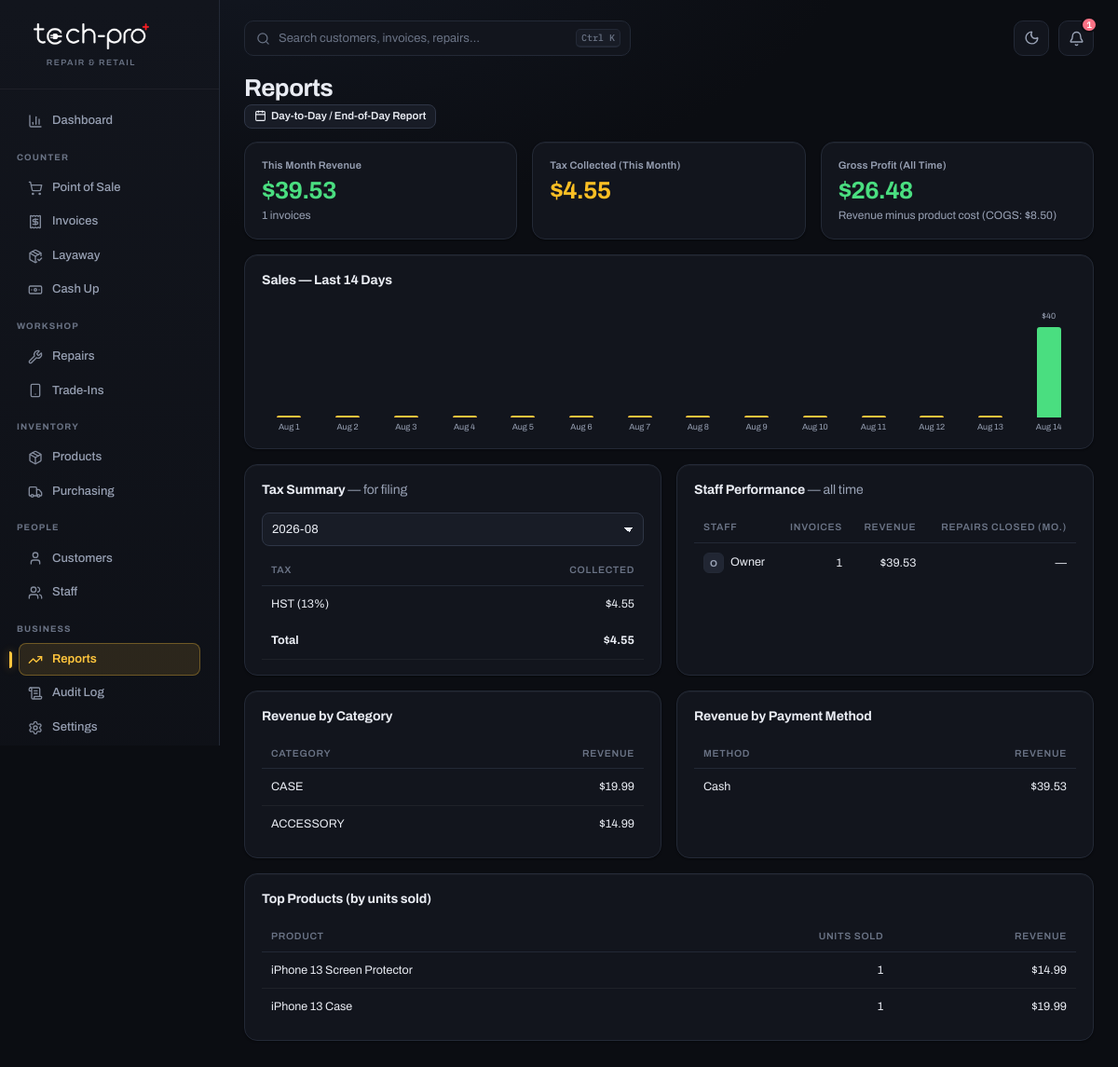
/reports (signed in), run on the app's committed database.
### app/models.py (models this page shows)
class Staff(Base):
    __tablename__ = "staff"
    id = Column(String, primary_key=True, default=gen_id)
    name = Column(String, nullable=False)
    role = Column(String, nullable=False, default="cashier")  # owner | manager | cashier | technician
    pin_hash = Column(String, nullable=False)
    active = Column(Boolean, default=True)

class Product(Base):
    __tablename__ = "products"
    id = Column(String, primary_key=True, default=gen_id)
    sku = Column(String, unique=True, index=True)
    name = Column(String, nullable=False)
    category = Column(String, default="")
    subcategory = Column(String, default="")  # case manufacturer/"Brand" in the UI (OtterBox, UAG, Generic...) — NOT the phone's brand, see phone_brand below
    variant_group = Column(String, default="")  # e.g. "Clear Silicone Case" — groups model/color variants together for browsing, without changing how stock is tracked per-SKU
    phone_brand = Column(String, default="")  # the PHONE's brand this variant fits — Apple, Samsung, Google, Motorola... (distinct from subcategory, which is the case's own brand)
    phone_model = Column(String, default="")  # e.g. "iPhone 15 Pro Max"
    color = Column(String, default="")
    price = Column(Float, default=0)
    cost = Column(Float, default=0)
    stock = Column(Integer, default=0)
    reorder_threshold = Column(Integer, default=5)  # flag for reorder when stock <= this
    reorder_qty = Column(Integer, default=10)        # suggested quantity to reorder

class Invoice(Base):
    __tablename__ = "invoices"
    id = Column(String, primary_key=True, default=gen_id)
    number = Column(String, unique=True)
    customer_id = Column(String, ForeignKey("customers.id"), nullable=True)
    staff_id = Column(String, ForeignKey("staff.id"), nullable=True)
    repair_id = Column(String, ForeignKey("repairs.id"), nullable=True)
    payment_method = Column(String, default="Cash")
    cash_amount = Column(Float, default=0)     # portion of `total` actually put in the cash drawer
    card_amount = Column(Float, default=0)     # portion of `total` actually run through the card terminal
    card_reference = Column(String, default="")  # approval/reference code from the terminal receipt, staff-entered
    subtotal = Column(Float, default=0)
    discount = Column(Float, default=0)
    loyalty_pts_used = Column(Integer, default=0)
    store_credit_used = Column(Float, default=0)
    tendered = Column(Float, default=0)
    change_given = Column(Float, default=0)
    tax_breakdown = Column(Text, default="")  # JSON string of [{label, amount}]
    tax_total = Column(Float, default=0)
    total = Column(Float, default=0)
    refunded = Column(Boolean, default=False)
    date = Column(DateTime, default=datetime.utcnow)
    customer = relationship("Customer")
    staff = relationship("Staff")
    repair = relationship("Repair")
    lines = relationship("InvoiceLine", back_populates="invoice", cascade="all, delete-orphan")

class InvoiceLine(Base):
    __tablename__ = "invoice_lines"
    id = Column(String, primary_key=True, default=gen_id)
    invoice_id = Column(String, ForeignKey("invoices.id"))
    product_id = Column(String, nullable=True)
    name = Column(String)
    sku = Column(String, default="")
    qty = Column(Integer, default=1)
    price = Column(Float, default=0)
    imei = Column(String, default="")  # IMEI/serial of the specific unit sold — only meaningful for qty=1 serialized devices (phones), left blank for accessories
    exchange_note = Column(Text, default="")  # e.g. "Exchanged from: Black Case (was $15.00)"
    invoice = relationship("Invoice", back_populates="lines")

### app/main.py (the view)
@app.get("/reports", response_class=HTMLResponse)
def reports_page(request: Request, tax_month: str = "", db: Session = Depends(get_db)):
    staff = require_login(request, db)
    if not staff:
        return RedirectResponse("/login", status_code=303)
    if not role_allowed(staff, "owner", "manager"):
        return HTMLResponse("Forbidden — reports require manager or owner role.", status_code=403)
    now = datetime.utcnow()
    month_start = now.replace(day=1, hour=0, minute=0, second=0, microsecond=0)
    last_month_end = month_start - timedelta(seconds=1)
    last_month_start = last_month_end.replace(day=1, hour=0, minute=0, second=0, microsecond=0)
    all_invoices = db.query(Invoice).filter(Invoice.refunded == False).all()  # noqa: E712
    this_month = [i for i in all_invoices if i.date >= month_start]
    last_month = [i for i in all_invoices if last_month_start <= i.date <= last_month_end]
    month_revenue = round(sum(i.total for i in this_month), 2)
    last_month_revenue = round(sum(i.total for i in last_month), 2)
    month_tax = round(sum(i.tax_total for i in this_month), 2)
    revenue_trend_pct = round(((month_revenue - last_month_revenue) / last_month_revenue) * 100) if last_month_revenue else None
    profit = 0.0
    cogs = 0.0
    by_category = {}
    by_payment = {}
    prod_sales = {}
    staff_perf = {}
    for inv in all_invoices:
        pm_label = payment_method_label(inv.payment_method)
        by_payment[pm_label] = by_payment.get(pm_label, 0) + inv.total
        sname = inv.staff.name if inv.staff else "Unknown"
        sp = staff_perf.setdefault(sname, {"name": sname, "invoice_count": 0, "revenue": 0.0})
        sp["invoice_count"] += 1
        sp["revenue"] += inv.total
        for line in inv.lines:
            product = db.get(Product, line.product_id) if line.product_id else None
            line_total = line.price * line.qty
            if product:
                profit += (line.price - product.cost) * line.qty
                cogs += product.cost * line.qty
                cat = product.category or "Uncategorized"
                prod_sales.setdefault(line.product_id, {"name": line.name, "qty": 0, "rev": 0})
                prod_sales[line.product_id]["qty"] += line.qty
                prod_sales[line.product_id]["rev"] += line_total
            else:
                profit += line_total
                cat = "Repair / Service"
            by_category[cat] = by_category.get(cat, 0) + line_total
    top_products = sorted(prod_sales.values(), key=lambda p: p["qty"], reverse=True)[:8]
    staff_performance = sorted(staff_perf.values(), key=lambda s: s["revenue"], reverse=True)
    daily_totals = {}
    chart_start = (now - timedelta(days=13)).replace(hour=0, minute=0, second=0, microsecond=0)
    for inv in all_invoices:
        if inv.date >= chart_start:
            day_key = inv.date.strftime("%Y-%m-%d")
            daily_totals[day_key] = daily_totals.get(day_key, 0) + inv.total
    sales_by_day = []
    for i in range(14):
        day = chart_start + timedelta(days=i)
        key = day.strftime("%Y-%m-%d")
        sales_by_day.append({"label": f"{day.strftime('%b')} {day.day}",
                              "total": round(daily_totals.get(key, 0), 2)})
    repairs_this_month = db.query(Repair).filter(
        Repair.status.in_(["COMPLETED", "COLLECTED"]), Repair.updated_at >= month_start
    ).all()
    tech_repairs = {}
    for r in repairs_this_month:
        tname = r.technician.name if r.technician else "Unassigned"
        tech_repairs[tname] = tech_repairs.get(tname, 0) + 1
    if not tax_month:
        tax_month = now.strftime("%Y-%m")
    ty, tm = int(tax_month[:4]), int(tax_month[5:7])
    tax_month_invoices = [i for i in all_invoices if i.date.year == ty and i.date.month == tm]
    tax_summary = {}
    for inv in tax_month_invoices:
        try:
            for line in json.loads(inv.tax_breakdown or "[]"):
                tax_summary[line["label"]] = tax_summary.get(line["label"], 0) + line["amount"]
        except (ValueError, KeyError, TypeError):
            continue
    tax_summary_total = round(sum(tax_summary.values()), 2)
    available_tax_months = sorted({i.date.strftime("%Y-%m") for i in all_invoices}, reverse=True)
    return templates.TemplateResponse(request, "reports.html", {
        "staff": staff, "month_revenue": month_revenue, "last_month_revenue": last_month_revenue,
        "revenue_trend_pct": revenue_trend_pct, "month_tax": month_tax,
        "month_invoice_count": len(this_month), "profit": round(profit, 2), "cogs": round(cogs, 2),
        "by_category": sorted(by_category.items(), key=lambda x: x[1], reverse=True),
        "by_payment": sorted(by_payment.items(), key=lambda x: x[1], reverse=True),
        "top_products": top_products, "staff_performance": staff_performance,
        "sales_by_day": sales_by_day,
        "tech_repairs": sorted(tech_repairs.items(), key=lambda x: x[1], reverse=True),
        "tax_month": tax_month, "tax_summary": sorted(tax_summary.items()),
        "tax_summary_total": tax_summary_total, "available_tax_months": available_tax_months,
    })

### templates/reports.html (shortened to what this page needs)
{% extends "base.html" %}
{% block content %}
<h1>Reports</h1>
<div style="margin-bottom:14px"><a href="/reports/eod" class="btn-secondary btn-sm">{{ icon('calendar') }} Day-to-Day / End-of-Day Report</a></div>
<div class="grid grid-3">
  <div class="card">
    <div class="stat-label">This Month Revenue</div>
    <div class="stat-value text-green">${{ "%.2f"|format(month_revenue) }}</div>
    <div class="text-muted" style="font-size:12px">
      {{ month_invoice_count }} invoices
    </div>
  </div>
  <div class="card">
    <div class="stat-label">Tax Collected (This Month)</div>
    <div class="stat-value" style="color:var(--warn)">${{ "%.2f"|format(month_tax) }}</div>
  </div>
  <div class="card">
    <div class="stat-label">Gross Profit (All Time)</div>
    <div class="stat-value text-green">${{ "%.2f"|format(profit) }}</div>
    <div class="text-muted" style="font-size:12px">Revenue minus product cost (COGS: ${{ "%.2f"|format(cogs) }})</div>
  </div>
</div>
<div class="card">
  <h2>Sales — Last 14 Days</h2>
  {% set max_day = (sales_by_day|map(attribute='total')|max) or 1 %}
  <div style="display:flex;align-items:flex-end;gap:4px;height:140px;padding-top:8px" class="day-chart">
    {% for d in sales_by_day %}
    {% set pct = (d.total / max_day * 100) if max_day > 0 else 0 %}
    <div style="flex:1;display:flex;flex-direction:column;align-items:center;justify-content:flex-end;height:100%;gap:4px">
      <div class="text-muted day-chart-value" style="font-size:9px;white-space:nowrap">{% if d.total > 0 %}${{ "%.0f"|format(d.total) }}{% endif %}</div>
      <div title="{{ d.label }}: ${{ '%.2f'|format(d.total) }}"
        style="width:100%;max-width:26px;border-radius:3px 3px 0 0;min-height:2px;height:{{ pct }}%;
        background:{{ 'var(--accent)' if not loop.last else 'var(--green)' }};transition:height .2s"></div>
      <div class="text-muted day-chart-label" style="font-size:9px;white-space:nowrap">{{ d.label }}</div>
    </div>
    {% endfor %}
  </div>
</div>
<div class="grid grid-2">
  <div class="card">
    <h2>Tax Summary <span class="text-muted" style="font-weight:400">— for filing</span></h2>
    <form method="get" action="/reports" style="margin-bottom:10px">
      <select name="tax_month" onchange="this.form.submit()" style="width:100%">
        {% for m in available_tax_months %}
        <option value="{{ m }}" {{ 'selected' if m==tax_month }}>{{ m }}</option>
        {% else %}
        <option value="{{ tax_month }}" selected>{{ tax_month }}</option>
        {% endfor %}
      </select>
    </form>
    <table>
      <thead><tr><th>Tax</th><th class="text-right">Collected</th></tr></thead>
      <tbody>
        {% for label, amount in tax_summary %}
        <tr><td>{{ label }}</td><td class="text-right">${{ "%.2f"|format(amount) }}</td></tr>
        {% else %}
        <tr><td colspan="2" class="text-muted">No sales in this period.</td></tr>
        {% endfor %}
      </tbody>
      {% if tax_summary %}
      <tfoot><tr style="font-weight:700"><td>Total</td><td class="text-right">${{ "%.2f"|format(tax_summary_total) }}</td></tr></tfoot>
      {% endif %}
    </table>
  </div>
  <div class="card">
    <h2>Staff Performance <span class="text-muted" style="font-weight:400">— all time</span></h2>
    <table>
      <thead><tr><th>Staff</th><th class="text-right">Invoices</th><th class="text-right">Revenue</th><th class="text-right">Repairs Closed (Mo.)</th></tr></thead>
      <tbody>
        {% set tech_map = dict(tech_repairs) %}
        {% for s in staff_performance %}
        <tr>
          <td><span class="avatar-pill">{{ s.name[:1]|upper }}</span>{{ s.name }}</td>
          <td class="text-right">{{ s.invoice_count }}</td>
          <td class="text-right">${{ "%.2f"|format(s.revenue) }}</td>
          <td class="text-right">{{ tech_map.get(s.name, '—') }}</td>
        </tr>
        {% else %}
        <tr><td colspan="4" class="text-muted">No sales yet.</td></tr>
        {% endfor %}
      </tbody>
    </table>
  </div>
</div>
<div class="grid grid-2">
  <div class="card">
    <h2>Revenue by Category</h2>
    <table>
      <thead><tr><th>Category</th><th class="text-right">Revenue</th></tr></thead>
      <tbody>
        {% for cat, rev in by_category %}
        <tr><td>{{ cat }}</td><td class="text-right">${{ "%.2f"|format(rev) }}</td></tr>
        {% else %}
        <tr><td colspan="2" class="text-muted">No sales yet.</td></tr>
        {% endfor %}
      </tbody>
    </table>
  </div>
  <div class="card">
    <h2>Revenue by Payment Method</h2>
    <table>
      <thead><tr><th>Method</th><th class="text-right">Revenue</th></tr></thead>
      <tbody>
        {% for method, rev in by_payment %}
        <tr><td>{{ method }}</td><td class="text-right">${{ "%.2f"|format(rev) }}</td></tr>
        {% else %}
        <tr><td colspan="2" class="text-muted">No sales yet.</td></tr>
        {% endfor %}
      </tbody>
    </table>
  </div>
</div>
<div class="card">
  <h2>Top Products (by units sold)</h2>
  <table>
    <thead><tr><th>Product</th><th class="text-right">Units Sold</th><th class="text-right">Revenue</th></tr></thead>
    <tbody>
      {% for p in top_products %}
      <tr><td>{{ p.name }}</td><td class="text-right">{{ p.qty }}</td><td class="text-right">${{ "%.2f"|format(p.rev) }}</td></tr>
      {% else %}
      <tr><td colspan="3" class="text-muted">No product sales yet.</td></tr>
      {% endfor %}
    </tbody>
  </table>
</div>
{% endblock %}

### data on the page
Staff: name "O", name "Owner", invoice_count "1", revenue "39.53", get "—"
Product: category "CASE", price "19.99"
Product: category "ACCESSORY", price "14.99"
Invoice: payment_method "Cash", rev "39.53"
InvoiceLine: name "iPhone 13 Screen Protector", qty "1", rev "14.99"
InvoiceLine: name "iPhone 13 Case", qty "1", rev "19.99"

### other printed values
{{ "%.2f"|format(month_revenue) }} "39.53"
{{ month_invoice_count }} "1"
{{ "%.2f"|format(month_tax) }} "4.55"
{{ "%.2f"|format(profit) }} "26.48"
{{ "%.2f"|format(cogs) }} "8.50"
{{ d.label }} "Aug 1" "Aug 2" "Aug 3" "Aug 4" "Aug 5" "Aug 6" "Aug 7" "Aug 8" "Aug 9" "Aug 10" "Aug 11" "Aug 12" "Aug 13" "Aug 14"
{{ "%.0f"|format(d.total) }} "40"
{{ label }} "HST (13%)"
{{ "%.2f"|format(amount) }} "4.55"
{{ "%.2f"|format(tax_summary_total) }} "4.55"
form field tax_month "2026-08"
